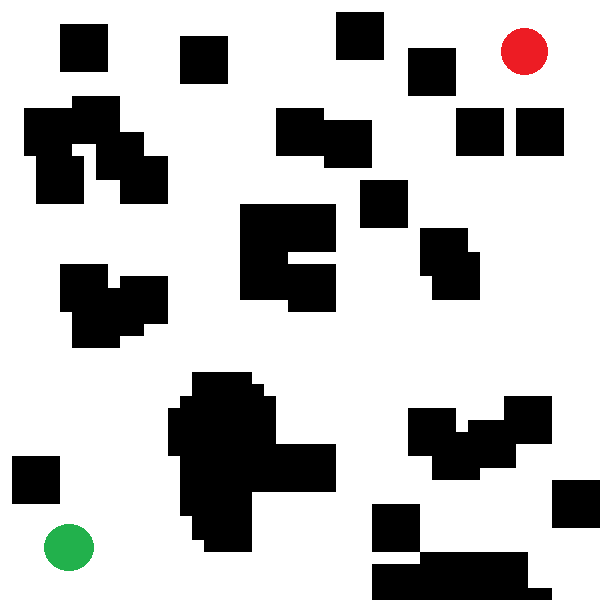
#> input picture task2/Image1 (1).png, 600 x 600 px, found by its file name
$ python taks2.py
#> lines starting #> are read from the running program, lines starting #| are printed output that depends on the picture; after the words box and inside, x2 and y2 are one past the last pixel; in counts of white or black regions, pixels touching at a corner belong together
import cv2
import numpy as np

# Load the image
image = cv2.imread('/mnt/data/Image1 (1).png')
#> image is the input picture: shape (600, 600, 3); mean B, G, R 188.4, 188.8, 189.1

# Convert image to grayscale and binary format
gray = cv2.cvtColor(image, cv2.COLOR_BGR2GRAY)
_, binary_image = cv2.threshold(gray, 127, 255, cv2.THRESH_BINARY)
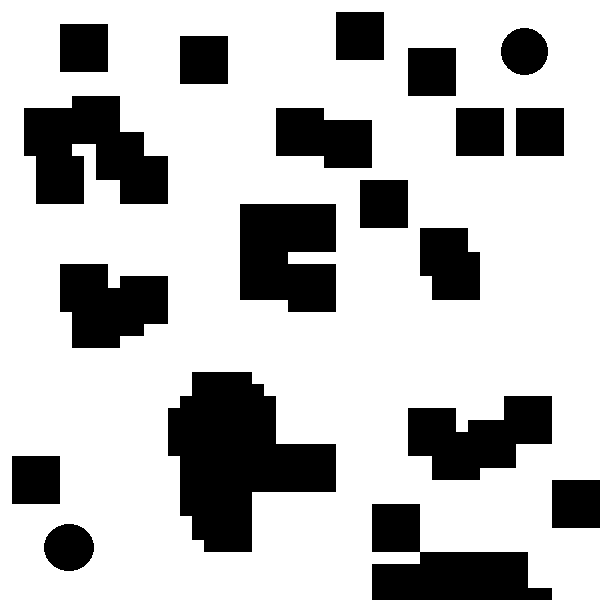
#> binary_image: shape (600, 600); 73.6% white; 19 black regions, largest, box (x1, y1, x2, y2) and area: (168, 372, 336, 552) 18000, (24, 96, 168, 204) 10656, (372, 504, 552, 600) 9504

# Find start (green) and goal (red) positions
start_position = None
goal_position = None

for y in range(image.shape[0]):
    for x in range(image.shape[1]):
        if (image[y, x] == [0, 255, 0]).all():  # Green
            start_position = (x, y)
        elif (image[y, x] == [0, 0, 255]).all():  # Red
            goal_position = (x, y)

print(f"Start position: {start_position}")
print(f"Goal position: {goal_position}")

from ompl import base as ob
from ompl import geometric as og

# Define the state space (2D)
#> (the run stopped early here; a loop or call above may not have finished)
